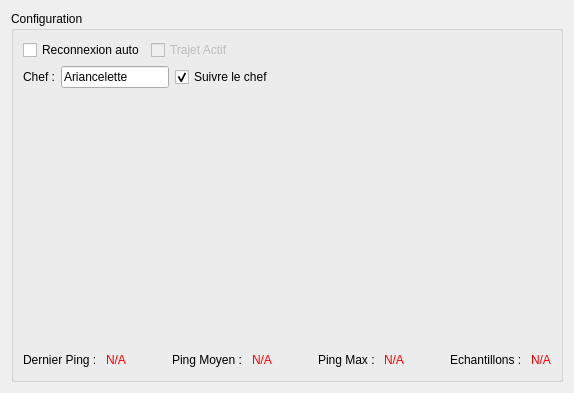
       <widget class="QWidget" name="configuration_tab">
        <attribute name="icon">
         <iconset resource="../Resources.qrc">
          <normaloff>:/Resources/settings.png</normaloff>:/Resources/settings.png</iconset>
        </attribute>
        <attribute name="title">
         <string/>
        </attribute>
        <layout class="QGridLayout" name="gridLayout_10">
         <item row="0" column="0">
          <widget class="QGroupBox" name="groupBox_19">
           <property name="title">
            <string>Configuration</string>
           </property>
           <layout class="QGridLayout" name="gridLayout_27">
            <item row="0" column="0">
             <layout class="QVBoxLayout" name="verticalLayout_11">
              <item>
               <layout class="QHBoxLayout" name="horizontalLayout_23">
                <item>
                 <widget class="QCheckBox" name="reconnectionAuto_checkBox">
                  <property name="text">
                   <string>Reconnexion auto</string>
                  </property>
                 </widget>
                </item>
                <item>
                 <widget class="QCheckBox" name="activePath_checkBox">
                  <property name="enabled">
                   <bool>false</bool>
                  </property>
                  <property name="text">
                   <string>Trajet Actif</string>
                  </property>
                  <property name="checkable">
                   <bool>true</bool>
                  </property>
                 </widget>
                </item>
                <item>
                 <spacer name="horizontalSpacer_20">
                  <property name="orientation">
                   <enum>Qt::Horizontal</enum>
                  </property>
                  <property name="sizeHint" stdset="0">
                   <size>
                    <width>40</width>
                    <height>20</height>
                   </size>
                  </property>
                 </spacer>
                </item>
               </layout>
              </item>
              <item>
               <layout class="QHBoxLayout" name="horizontalLayout_24">
                <item>
                 <widget class="QLabel" name="master_label">
                  <property name="text">
                   <string>Chef :</string>
                  </property>
                 </widget>
                </item>
                <item>
                 <widget class="QLineEdit" name="master_line">
                  <property name="sizePolicy">
                   <sizepolicy hsizetype="Minimum" vsizetype="Fixed">
                    <horstretch>0</horstretch>
                    <verstretch>0</verstretch>
                   </sizepolicy>
                  </property>
                  <property name="inputMask">
                   <string/>
                  </property>
                  <property name="text">
                   <string>Ariancelette</string>
                  </property>
                 </widget>
                </item>
                <item>
                 <widget class="QCheckBox" name="followMaster_checkBox">
                  <property name="text">
                   <string>Suivre le chef</string>
                  </property>
                  <property name="checked">
                   <bool>true</bool>
                  </property>
                  <property name="autoRepeatDelay">
                   <number>300</number>
                  </property>
                  <property name="tristate">
                   <bool>false</bool>
                  </property>
                 </widget>
                </item>
                <item>
                 <spacer name="horizontalSpacer_21">
                  <property name="orientation">
                   <enum>Qt::Horizontal</enum>
                  </property>
                  <property name="sizeHint" stdset="0">
                   <size>
                    <width>40</width>
                    <height>20</height>
                   </size>
                  </property>
                 </spacer>
                </item>
               </layout>
              </item>
              <item>
               <widget class="QCustomPlot" name="latency_graph" native="true">
                <property name="sizePolicy">
                 <sizepolicy hsizetype="Expanding" vsizetype="Expanding">
                  <horstretch>0</horstretch>
                  <verstretch>0</verstretch>
                 </sizepolicy>
                </property>
                <property name="minimumSize">
                 <size>
                  <width>30</width>
                  <height>250</height>
                 </size>
                </property>
               </widget>
              </item>
             </layout>
            </item>
            <item row="1" column="0">
             <layout class="QHBoxLayout" name="horizontalLayout_27">
              <item>
               <widget class="QLabel" name="lastLatencyName_label">
                <property name="text">
                 <string>Dernier Ping : </string>
                </property>
               </widget>
              </item>
              <item>
               <widget class="QLabel" name="lastLatency_label">
                <property name="text">
                 <string>&lt;font color=red&gt;N/A&lt;/font&gt;</string>
                </property>
               </widget>
              </item>
              <item>
               <spacer name="horizontalSpacer_16">
                <property name="orientation">
                 <enum>Qt::Horizontal</enum>
                </property>
                <property name="sizeHint" stdset="0">
                 <size>
                  <width>40</width>
                  <height>20</height>
                 </size>
                </property>
               </spacer>
              </item>
              <item>
               <widget class="QLabel" name="averageLatencyName_label">
                <property name="text">
                 <string>Ping Moyen : </string>
                </property>
               </widget>
              </item>
              <item>
               <widget class="QLabel" name="averageLatency_label">
                <property name="text">
                 <string>&lt;font color=red&gt;N/A&lt;/font&gt;</string>
                </property>
               </widget>
              </item>
              <item>
               <spacer name="horizontalSpacer_26">
                <property name="orientation">
                 <enum>Qt::Horizontal</enum>
                </property>
                <property name="sizeHint" stdset="0">
                 <size>
                  <width>40</width>
                  <height>20</height>
                 </size>
                </property>
               </spacer>
              </item>
              <item>
               <widget class="QLabel" name="maxLatencyName_label">
                <property name="text">
                 <string>Ping Max : </string>
                </property>
               </widget>
              </item>
              <item>
               <widget class="QLabel" name="maxLatency_label">
                <property name="text">
                 <string>&lt;font color=red&gt;N/A&lt;/font&gt;</string>
                </property>
               </widget>
              </item>
              <item>
               <spacer name="horizontalSpacer_24">
                <property name="orientation">
                 <enum>Qt::Horizontal</enum>
                </property>
                <property name="sizeHint" stdset="0">
                 <size>
                  <width>40</width>
                  <height>20</height>
                 </size>
                </property>
               </spacer>
              </item>
              <item>
               <widget class="QLabel" name="sampleCounterName_label">
                <property name="text">
                 <string>Echantillons : </string>
                </property>
               </widget>
              </item>
              <item>
               <widget class="QLabel" name="sampleCounter_label">
                <property name="text">
                 <string>&lt;font color=red&gt;N/A&lt;/font&gt;</string>
                </property>
               </widget>
              </item>
             </layout>
            </item>
           </layout>
           <zorder></zorder>
           <zorder></zorder>
          </widget>
         </item>
        </layout>
       </widget>
